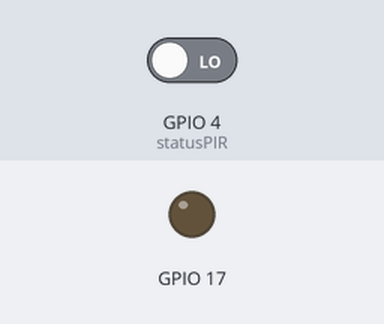
This program was run on a simulated Raspberry Pi (BCM pin numbers). Shown: output pins drawn as LEDs (lit = HIGH). The inputs (shaded band) are chosen by the test bench; at power-on: GPIO 4 (statusPIR) LOW.

Above: at 1.2 s.
1.3 s: GPIO 4 (statusPIR) driven HIGH
At 1.9 s:
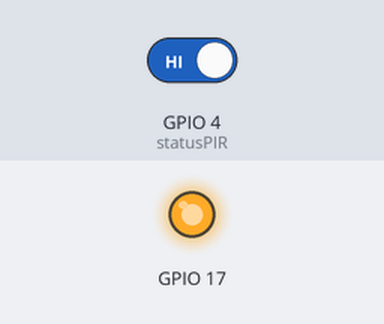
2.8 s: GPIO 4 (statusPIR) driven LOW
At 4.6 s:
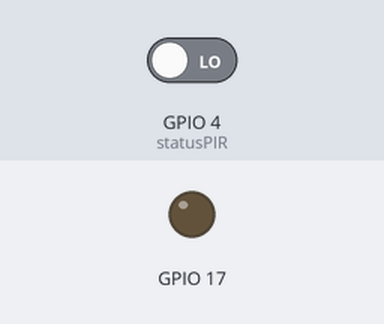
Timing chart, 0 to 6.1 s (numbered marks = the images above; inputs shaded):
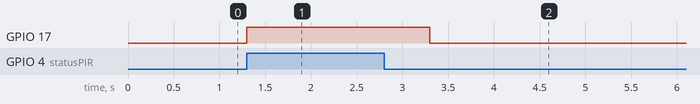

Measured:
- after the input at 1.3 s, GPIO 17: LOW → HIGH at once
- after the input at 2.8 s, GPIO 17: HIGH → LOW after 0.50 s

The program:

pir2.py
```python
# ----------------------------------------
# pir2.py
#
# Contoh penerapan penanganan eksepsi
#    untuk memastikan LED mati
#    setelah Ctrl+C ditekan
# ----------------------------------------

import RPi.GPIO as GPIO
import time

GPIO.setwarnings(False)

GPIO.setmode(GPIO.BCM)
GPIO.setup(17, GPIO.OUT)
GPIO.setup(4, GPIO.IN)

# Pastikan LED mati
GPIO.output(17, GPIO.LOW)

try:
    while True:
        # Baca output PIR
        statusPIR = GPIO.input(4)

        if statusPIR == 1:
            GPIO.output(17, GPIO.HIGH)
            time.sleep(2)
        else:
            GPIO.output(17, GPIO.LOW)
except KeyboardInterrupt:
    GPIO.cleanup()
```
